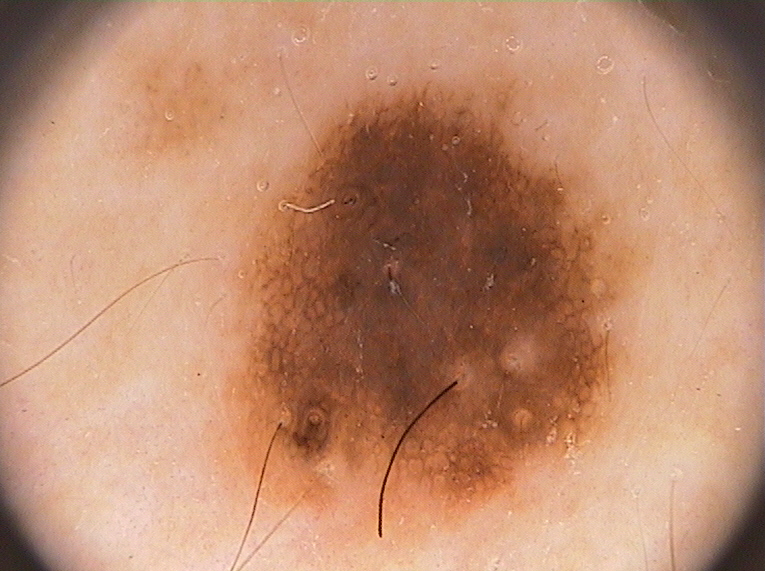
#> input picture data/IMD002.bmp, 765 x 572 px
$ python activity04.py
#> lines starting #> are read from the running program, lines starting #| are printed output that depends on the picture; after the words box and inside, x2 and y2 are one past the last pixel; in counts of white or black regions, pixels touching at a corner belong together
import random

import numpy as np
from scipy import ndimage
from skimage import io
from skimage.feature import canny
from skimage.filters import gabor_kernel

import typing as tp

import matplotlib.pyplot as plt


def apply_canny(img, sigma):
    """ Apply Canny edge detector to image. """
    return canny(img, sigma)


def visualize_img_and_edges(grayscale_image, edges_image):
    """ Visualize original image and edges. """
    plt.figure(figsize=(8, 4))
    plt.subplot(1, 2, 1), plt.imshow(grayscale_image, cmap='gray')
    plt.title('Original Image')
    plt.subplot(1, 2, 2), plt.imshow(edges_image, cmap='gray')
    plt.title('Edges')
    plt.show()


def create_filter_bank():
    """ Adapted from skimage documentation """
    kernels = []
    for theta in range(6):
        theta = theta / 4. * np.pi
        for sigma in (1, 3, 5):
            for frequency in (0.05, 0.15, 0.25):
                kernel = np.real(gabor_kernel(frequency, theta=theta,
                                              sigma_x=sigma, sigma_y=sigma))
                kernels.append(kernel)
    return kernels


def visualize_filter_bank(*kernels):
    ''' *kernels --> Tots els param que me fiquis, me'ls fica amb un array'''
    plt.figure(figsize=(12, 8))

    for i, kernel in enumerate(kernels, 1):
        plt.subplot(2, 3, i)
        plt.imshow(kernel, cmap='gray')
        plt.title(f'Kernel {i}')
    plt.show()


def apply_filter(image, kernel):
    """ Apply linear filter to image. """
    return ndimage.convolve(image, kernel)


def get_marker(img: np.ndarray, position: tp.Tuple):
    """ Create a boolean mask of 0s, except for a 1 at the location `position`."""
    marker = np.empty_like(img)
    marker[position] = 1
    return marker


def image_data():
    """ Load image data. """
    data = [
        {
            'name': 'IMD002.bmp',
            'position_lesion': [500, 300],
            'position_skin': [50, 50],
            # To be loaded in the following:
            'img': None,
            'img_grayscale': None,
            'markers': None
        },
        {
            'name': 'IMD004.bmp',
            'position_lesion': [500, 300],
            'position_skin': [50, 50],
            # To be loaded in the following:
            'img': None,
            'img_grayscale': None,
            'markers': None
        },
        {
            'name': 'IMD006.bmp',
            'position_lesion': [500, 300],
            'position_skin': [50, 50],
            # To be loaded in the following:
            'img': None,
            'img_grayscale': None,
            'markers': None
        }
    ]
    for d in data:
        name = d['name']
        d['img'] = io.imread(f'data/{name}').astype('float')
        d['img_grayscale'] = d['img'][:, :, 0]
        marker_lesion = get_marker(d['img_grayscale'], d['position_lesion'])
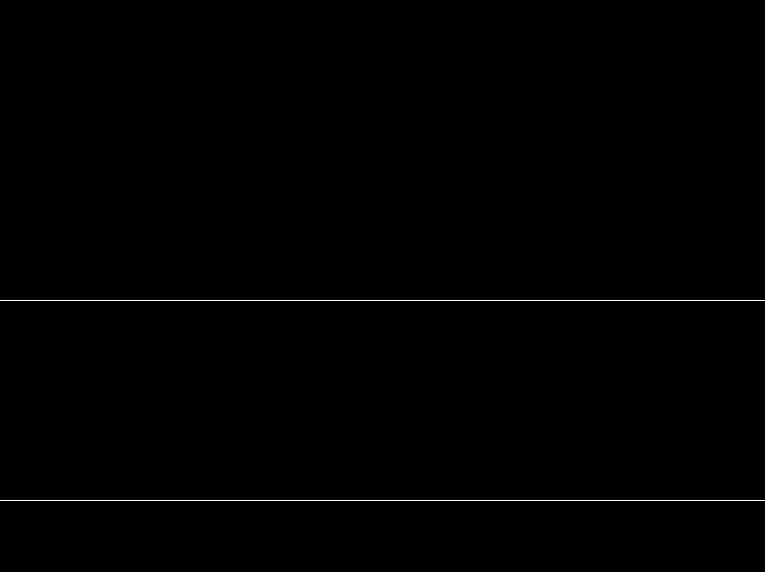
#> marker_lesion: shape (572, 765) float64; values 0 (black) and 1 (white), 0.35% white in thin lines or dots, all inside (x1, y1, x2, y2) = (0, 300, 765, 501)
        marker_skin = get_marker(d['img_grayscale'], d['position_skin'])
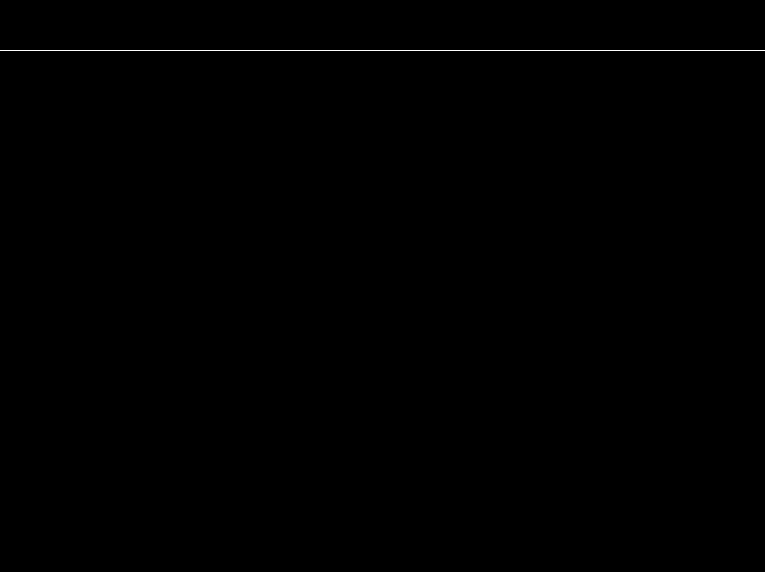
#> marker_skin: shape (572, 765) float64; values 0 (black) and 1 (white), 0.17% white in thin lines or dots, all inside (x1, y1, x2, y2) = (0, 50, 765, 51)
        d['markers'] = marker_lesion + 2 * marker_skin
#> pass 2 of the loop in image_data, `for d in data:`:
#> name = 'IMD004.bmp'
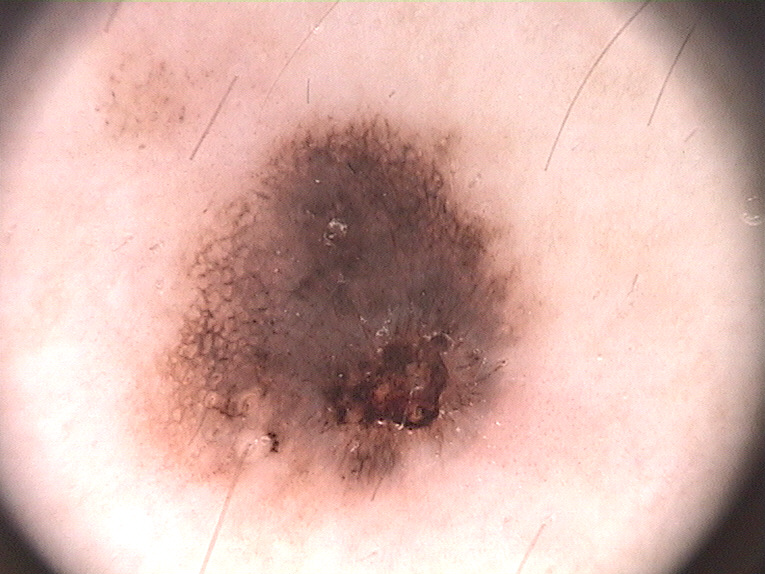
#> input picture data/IMD004.bmp, 765 x 574 px
#> in image_data, `marker_lesion = get_marker(d['img_grayscale'], d['position_lesion'])`:
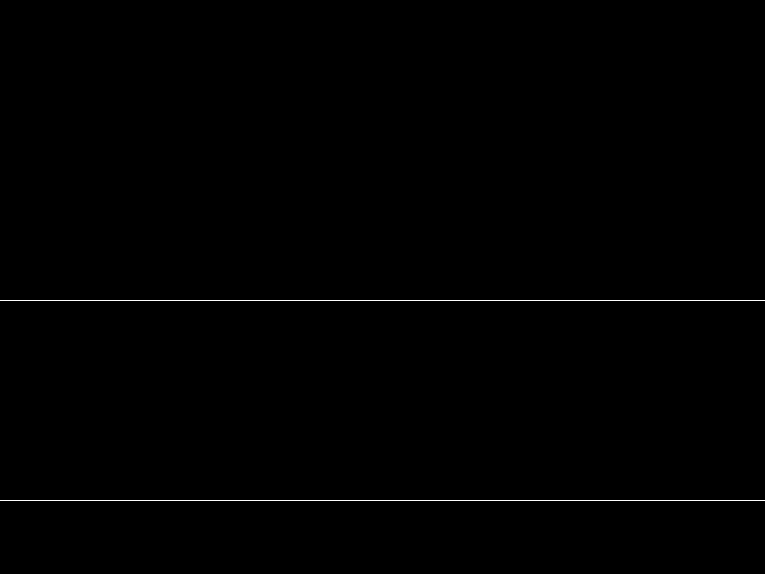
#> marker_lesion: shape (574, 765) float64; values 0 (black) and 1 (white), 0.35% white in thin lines or dots, all inside (x1, y1, x2, y2) = (0, 300, 765, 501)
#> pass 3 of the loop in image_data, `for d in data:`:
#> name = 'IMD006.bmp'
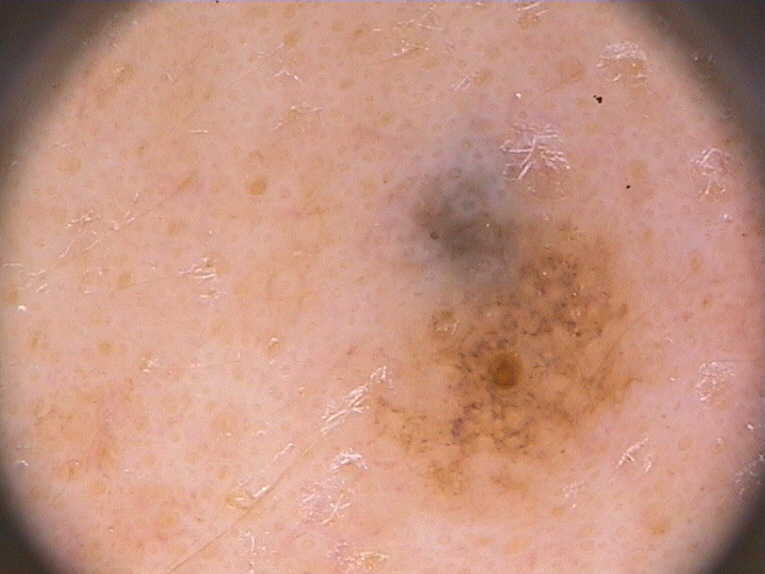
#> input picture data/IMD006.bmp, 765 x 574 px

    return data


if __name__ == '__main__':
    data = image_data()[0]
    img = data['img_grayscale']

    # Extract contours from images
    edges = []
    for s in [1, 5, 10, 20]:
        edges.append(apply_canny(img, sigma=s))
        visualize_img_and_edges(img, edges[-1])     # Visualize
#> this loop made 4 passes
#> pass 1, in visualize_img_and_edges, `plt.show()`:
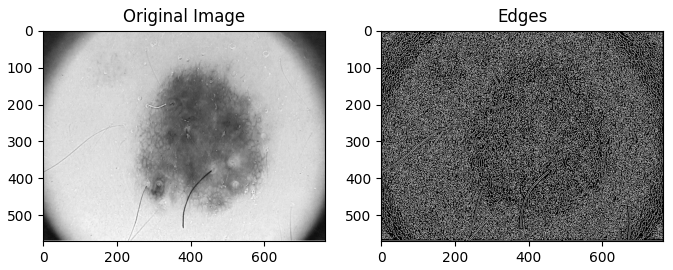
#> figure drawn by matplotlib, 2 panels

    # Repeat the same for all images with a good sigma:
    for data in image_data():
        img = data['img_grayscale']
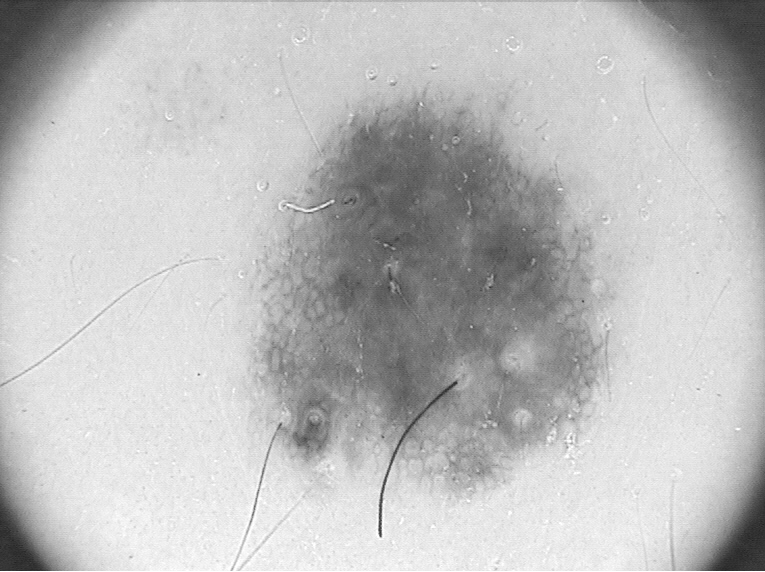
#> img: shape (572, 765) float64; min 33, max 255, mean 189.6
        edgs = apply_canny(img, sigma=15)
#> in apply_canny (call 5), `return canny(img, sigma)`: returned value: shape (572, 765) bool; 1.5% white in thin lines or dots
        visualize_img_and_edges(img, edgs)
#> pass 2 of the loop `for data in image_data():`:
#> pass 3 of the loop `for data in image_data():`:
#> in visualize_img_and_edges (call 7), `plt.show()`:
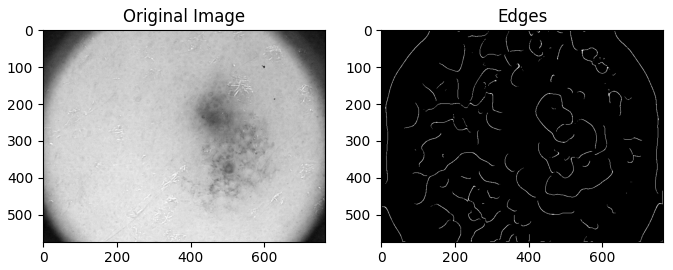
#> figure drawn by matplotlib, 2 panels

    # Visualize kernels
    kernels = create_filter_bank()
    kernel_selection = random.sample(kernels, k=6)
    visualize_filter_bank(*kernel_selection)
#> in visualize_filter_bank, `plt.show()`:
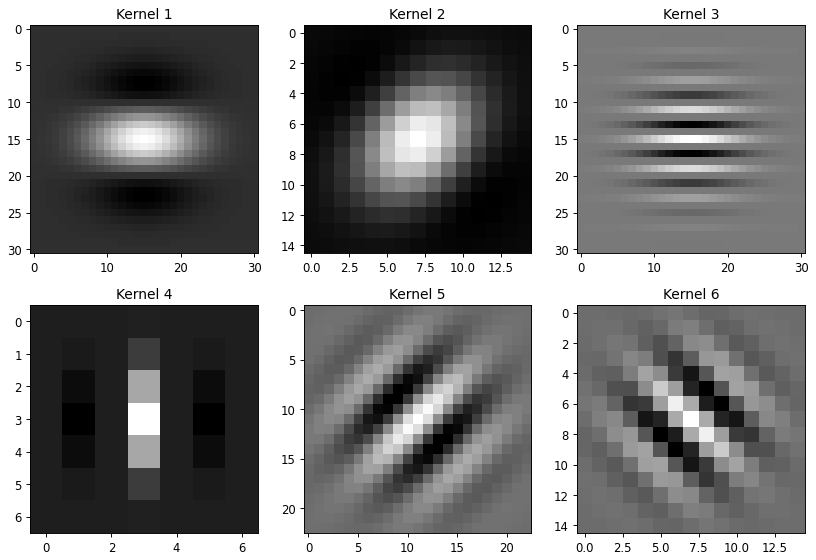
#> figure drawn by matplotlib, 6 panels

    # Apply them to a 1-channel image:
    data = image_data()[0]
#> in image_data (call 3), `marker_lesion = get_marker(d['img_grayscale'], d['position_lesion'])`:
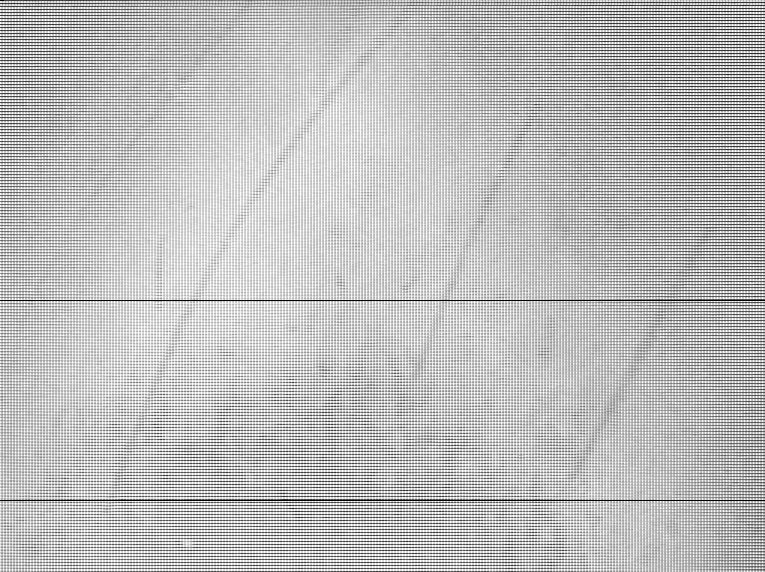
#> marker_lesion: shape (572, 765) float64; min 4.69e-310, max 255, mean 189
#> pass 2 of the loop in image_data, `for d in data:`:
#> name = 'IMD004.bmp'
#> marker_lesion: shape (574, 765) float64
#> in image_data (call 3), `marker_skin = get_marker(d['img_grayscale'], d['position_skin'])`:
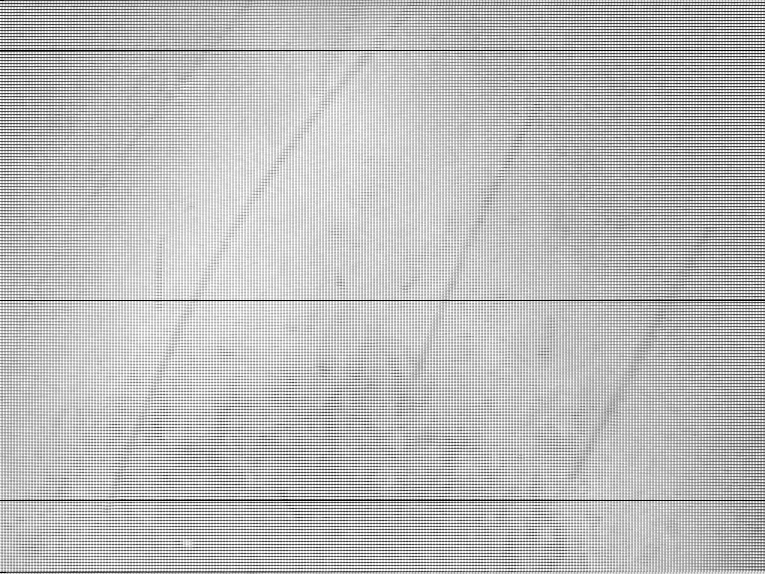
#> marker_skin: shape (574, 765) float64; min 1.73e-317, max 255, mean 188.7
#> pass 3 of the loop in image_data, `for d in data:`:
#> name = 'IMD006.bmp'
#> in image_data (call 3), `marker_skin = get_marker(d['img_grayscale'], d['position_skin'])`:
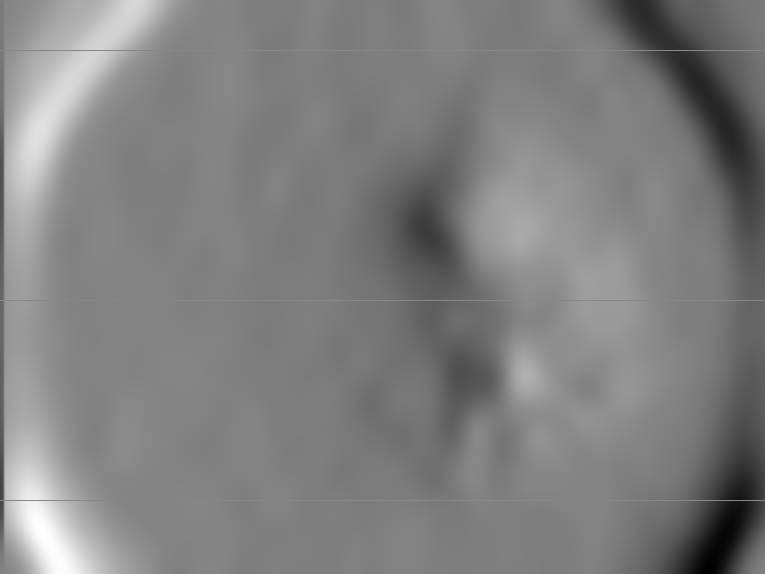
#> marker_skin: shape (574, 765) float64; min -18.83, max 18.47, mean -0.0688; drawn with min black and max white
    img = data['img_grayscale']
    fig, axs = plt.subplots(2, 4)
    filtered_images = [apply_filter(img, kernel)
                       for kernel in kernel_selection]
    visualize_filter_bank(*filtered_images)
#> in visualize_filter_bank (call 2), `plt.show()`:
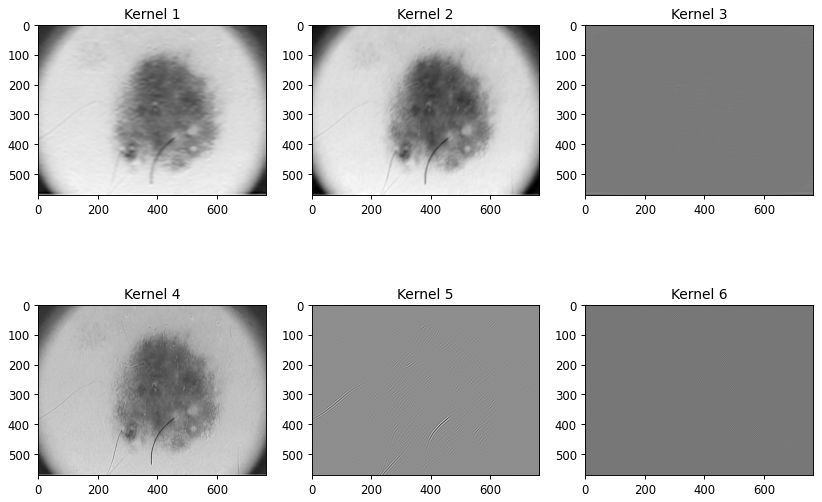
#> figure drawn by matplotlib, 6 panels
